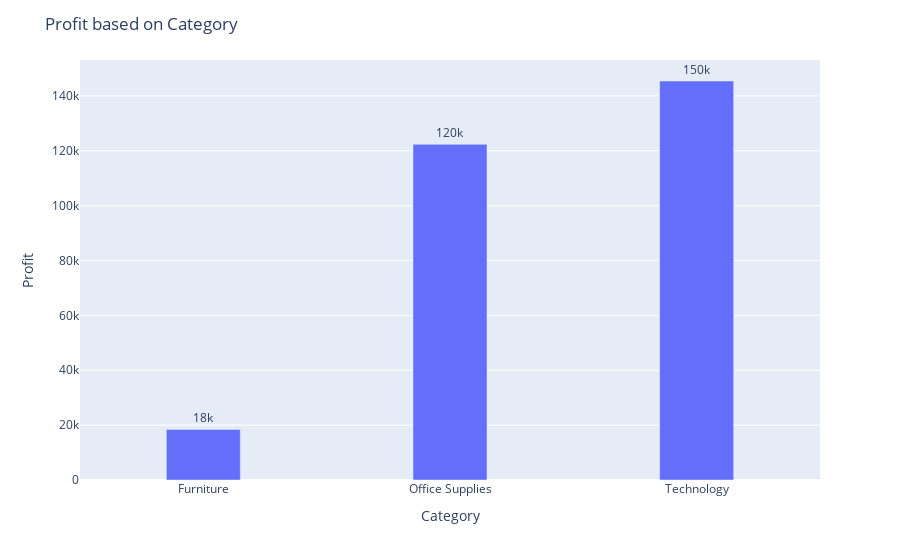

The notebook cell this image was saved under:
### Code cell
import plotly.express as px
fig = px.bar(c_g, x='Category', y='Profit', text='Profit')
fig.update_traces(texttemplate='%{text:.2s}', textposition='outside')
fig.update_layout(uniformtext_minsize=8, uniformtext_mode='hide',bargap=0.7,title='Profit based on Category ')
fig.show()

### Figure 1 — Plotly figure (JSON) as saved in the notebook; plotly's stock layout.template omitted (floating-point values rounded to 4 significant figures)
{"data": [{"alignmentgroup": "True", "hovertemplate": "Category=%{x}<br>Profit=%{text}<extra></extra>", "legendgroup": "", "marker": {"color": "#636efa"}, "name": "", "offsetgroup": "", "orientation": "v", "showlegend": false, "text": [18420.0, 122400.0, 145500.0], "textposition": "outside", "texttemplate": "%{text:.2s}", "type": "bar", "x": ["Furniture", "Office Supplies", "Technology"], "xaxis": "x", "y": [18420.0, 122400.0, 145500.0], "yaxis": "y"}], "layout": {"bargap": 0.7, "barmode": "relative", "legend": {"tracegroupgap": 0}, "margin": {"t": 60}, "title": {"text": "Profit based on Category "}, "uniformtext": {"minsize": 8, "mode": "hide"}, "xaxis": {"anchor": "y", "domain": [0, 1], "title": {"text": "Category"}}, "yaxis": {"anchor": "x", "domain": [0, 1], "title": {"text": "Profit"}}}}
